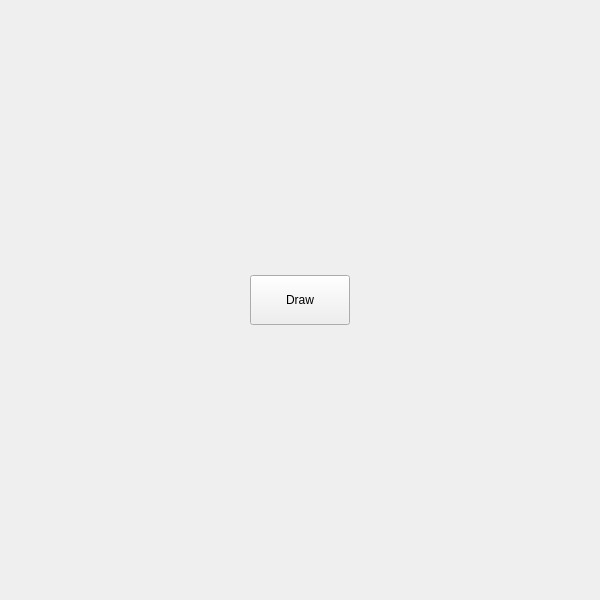
<?xml version="1.0" encoding="UTF-8"?>
<ui version="4.0">
 <class>Form</class>
 <widget class="QWidget" name="Form">
  <property name="geometry">
   <rect>
    <x>0</x>
    <y>0</y>
    <width>600</width>
    <height>600</height>
   </rect>
  </property>
  <property name="windowTitle">
   <string>Yellow Circles</string>
  </property>
  <widget class="QPushButton" name="pushButton">
   <property name="geometry">
    <rect>
     <x>250</x>
     <y>275</y>
     <width>100</width>
     <height>50</height>
    </rect>
   </property>
   <property name="text">
    <string>Draw</string>
   </property>
  </widget>
 </widget>
 <resources/>
 <connections/>
</ui>
